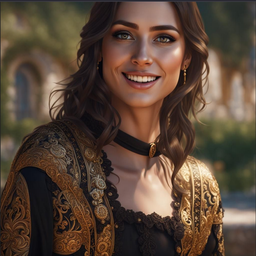
#> input picture images/women_image.png, 256 x 256 px, shrunk from 917 x 917 before the run, found by its file name; the run also reads 1 picture not shown here
$ jupyter execute main.ipynb
#> lines starting #> are read from the running program, lines starting #| are printed output that depends on the picture
[cell 1]
def add_leading_zeros(binary_number, expected_length):
	"""
	Adds leading zeros to a binary number so that the number of characters
	in the binary string matches the specified expected length and the value
	of the binary sring remains unchanged.

	Args:
		binary_number:    A string representation of a number in base 2
		expected_length:  Expected length of the binary number string

	Returns:
	    A binary string of a length specified by the argument with the
	    same numerical value as the binary number from the first argument.
	"""
	length = len(binary_number)
	return (expected_length - length) * '0' + binary_number

def rgb_to_binary(r, g, b):
	"""
	Converts decimal numbers representing RGB values of a pixel into
	binary numbers of the same values.

	Args:
	    r:    Decimal representation of the red channel value
	    g:    Decimal representation of the green channel value
	    b:    Decimal representation of the blue channel value

	Returns:
	    Binary representations of the red, green, and blue channel values
	"""
	return add_leading_zeros(bin(r)[2:], 8), add_leading_zeros(bin(g)[2:], 8), add_leading_zeros(bin(b)[2:], 8)

[cell 2]
from PIL import Image

def get_binary_pixel_values(img, width, height):
	"""
	Retrieves a string of concatenated binary representations of RGB channel values of all pixels in an image.

	Args:
	    img:    An RGB image
	    width:  Width of the image
	    height: Height of the image

	Returns:
	    A string with concatenated binary numbers representing the RGB channel values of all pixels in the image
	    where each binary number representing one channel value is 8 bits long, padded with leading zeros
	    when necessary. Therefore, each pixel in the image is represented by 24 bit long binary sequence.
	"""
	hidden_image_pixels = ''
	for col in range(width):
		for row in range(height):
			pixel = img[col, row]
			r = pixel[0]
			g = pixel[1]
			b = pixel[2]
			r_binary, g_binary, b_binary = rgb_to_binary(r, g, b)
			hidden_image_pixels += r_binary + g_binary + b_binary
	return hidden_image_pixels

def change_binary_values(img_visible, hidden_image_pixels, width_visible, height_visible, width_hidden, height_hidden):
    """
    Modifies the binary values of a visible image to embed a hidden image.

    Args:
        img_visible: Pixel data of the visible image.
        hidden_image_pixels: Binary pixel data of the hidden image.
        width_visible: Width of the visible image.
        height_visible: Height of the visible image.
        width_hidden: Width of the hidden image.
        height_hidden: Height of the hidden image.

    Returns:
        Modified pixel data of the visible image.
    """
    idx = 0
    for col in range(width_visible):
        for row in range(height_visible):
            if col == 0 and row == 0:
                # Encode the hidden image dimensions in the top-left pixel
                w_h_binary = f"{width_hidden:012b}{height_hidden:012b}"
                img_visible[col, row] = (
                    int(w_h_binary[0:8], 2),
                    int(w_h_binary[8:16], 2),
                    int(w_h_binary[16:24], 2)
                )
                continue

            if idx + 24 <= len(hidden_image_pixels):
                r, g, b = img_visible[col, row]  # Ensure unpacking exactly 3 values
                r_binary, g_binary, b_binary = rgb_to_binary(r, g, b)
                r_binary = r_binary[0:4] + hidden_image_pixels[idx:idx+4]
                g_binary = g_binary[0:4] + hidden_image_pixels[idx+4:idx+8]
                b_binary = b_binary[0:4] + hidden_image_pixels[idx+8:idx+12]

                # Update the pixel with new binary values
                img_visible[col, row] = (
                    int(r_binary, 2),
                    int(g_binary, 2),
                    int(b_binary, 2)
                )
                idx += 12
            else:
                break  # Stop if there are no more hidden pixels to embed

    return img_visible


def encode(img_visible, img_hidden):
    """
    Encodes a hidden image into a visible image.

    Args:
        img_visible: The visible image (must be in RGB mode).
        img_hidden: The hidden image (must be in RGB mode).

    Returns:
        Encoded image with the hidden image embedded in the binary representation.
    """
    # Ensure images are in RGB mode
    if img_visible.mode != 'RGB':
        img_visible = img_visible.convert('RGB')
    if img_hidden.mode != 'RGB':
        img_hidden = img_hidden.convert('RGB')

    img_visible_copy = img_visible.load()
    img_hidden_copy = img_hidden.load()

    width_visible, height_visible = img_visible.size
    width_hidden, height_hidden = img_hidden.size

    # Retrieve binary pixel values from the hidden image
    hidden_image_pixels = get_binary_pixel_values(img_hidden_copy, width_hidden, height_hidden)

    # Modify binary values of the visible image to embed the hidden image
    encoded_image = change_binary_values(
        img_visible_copy, hidden_image_pixels,
        width_visible, height_visible, width_hidden, height_hidden
    )

    return img_visible  # Return the modified image

[cell 3]
def extract_hidden_pixels(image, width_visible, height_visible, pixel_count):
	"""
	Extracts a sequence of bits representing a sequence of binary values of
	all pixels of the hidden image.
	The information representing a hidden image is stored in the 4 least significant
	bits of a subset of pixels of the visible image.

	Args:
	    image:            An RGB image to recover a hidden image from
	    width_visible:    Width of the visible image
	    height_visible:   Height of the visible image
	    pixel_count:      Number of pixels in the hidden image

	Returns:
	    A binary string representing pixel values of the hidden image
	"""
	hidden_image_pixels = ''
	idx = 0
	for col in range(width_visible):
		for row in range(height_visible):
			if row == 0 and col == 0:
				continue
			r, g, b = image[col, row]
			r_binary, g_binary, b_binary = rgb_to_binary(r, g, b)
			hidden_image_pixels += r_binary[4:8] + g_binary[4:8] + b_binary[4:8]
			if idx >= pixel_count * 2:
				return hidden_image_pixels
	return hidden_image_pixels

def reconstruct_image(image_pixels, width, height):
    """
    Reconstructs the hidden image from binary pixel data.

    Args:
        image_pixels: A string of binary pixel data.
        width:        Width of the hidden image.
        height:       Height of the hidden image.

    Returns:
        A reconstructed RGB image.
    """
    from PIL import Image
    image = Image.new("RGB", (width, height))
    image_copy = image.load()

    idx = 0
    total_bits = len(image_pixels)
    for col in range(width):
        for row in range(height):
            # Ensure we have enough bits to extract a complete pixel
            if idx + 24 <= total_bits:
                r_binary = image_pixels[idx:idx+8]
                g_binary = image_pixels[idx+8:idx+16]
                b_binary = image_pixels[idx+16:idx+24]

                # Convert binary to integer values
                r = int(r_binary, 2)
                g = int(g_binary, 2)
                b = int(b_binary, 2)

                # Assign the RGB values to the image pixel
                image_copy[col, row] = (r, g, b)
                idx += 24
            else:
                # Fallback in case of incomplete data
                image_copy[col, row] = (0, 0, 0)  # Default to black pixel

    return image


def decode(image):
	"""
	Loads the image to recover a hidden image from, retrieves the information about the
	size of the hidden image stored in the top left pixel of the visible image,
	extracts the hidden binary pixel values from the image and reconstructs the hidden
	image.

	Args:
	    image:    An RGB image to recover a hidden image from

	Returns:
	    A recovered image, which was hidden in the binary representation of the visible image
	"""
	image_copy = image.load()
	width_visible, height_visible = image.size
	r, g, b = image_copy[0, 0]
	r_binary, g_binary, b_binary = rgb_to_binary(r, g, b)
	w_h_binary = r_binary + g_binary + b_binary
	width_hidden = int(w_h_binary[0:12], 2)
	height_hidden = int(w_h_binary[12:24], 2)
	pixel_count = width_hidden * height_hidden
	hidden_image_pixels = extract_hidden_pixels(image_copy, width_visible, height_visible, pixel_count)
	decoded_image = reconstruct_image(hidden_image_pixels, width_hidden, height_hidden)
	return decoded_image

[cell 4]
import os
from PIL import Image

# Paths
img_visible_path = r"A:\work\image_Steganography\images\women_image.png"
img_hidden_path = r"A:\work\image_Steganography\images\senoir_image.jpg"
output_path = r"A:\work\image_Steganography\img\encoded_image.png"

# Ensure the output directory exists
output_dir = os.path.dirname(output_path)
os.makedirs(output_dir, exist_ok=True)

# Open images
img_visible = Image.open(img_visible_path)
#> img_visible is the input picture: PIL image 256x256 RGBA; mean R, G, B, A 89.2, 70, 56, 255
img_hidden = Image.open(img_hidden_path)
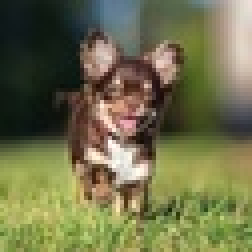
#> input picture images/senoir_image.jpg, 63 x 63 px, shrunk from 225 x 225 before the run, found by its file name (shown 4 times larger)
#> img_hidden is the input picture: PIL image 63x63 RGB; mean R, G, B 112, 112.1, 75.1

# Encode the image
encoded_image = encode(img_visible, img_hidden)  # function call

# Save the encoded image
encoded_image.save(output_path)
print(f"Encoded image saved to {output_path}")

[cell 5]
img_path = "img/encoded_image.png"
output_path = 'img/decoded_image.png'
decoded_image = decode(Image.open(img_path)) #funtion call
#> in reconstruct_image, `image = Image.new("RGB", (width, height))`: image: PIL image 562x1598 RGB; every value is 0
#> in decode, `decoded_image = reconstruct_image(hidden_image_pixels, width_hidden, h..`:
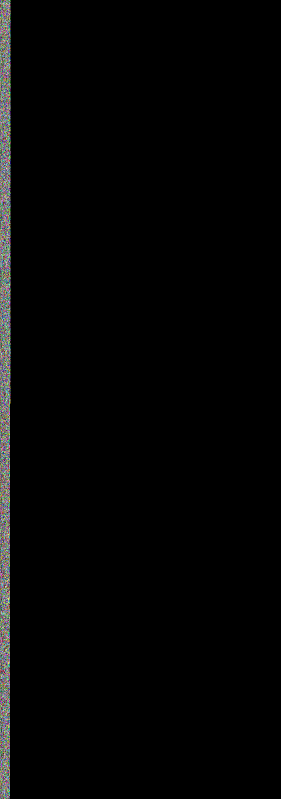
#> decoded_image: PIL image 562x1598 RGB (shown at 1/2 size); mean R, G, B 4.6, 4.6, 4.5
decoded_image.save(output_path)
